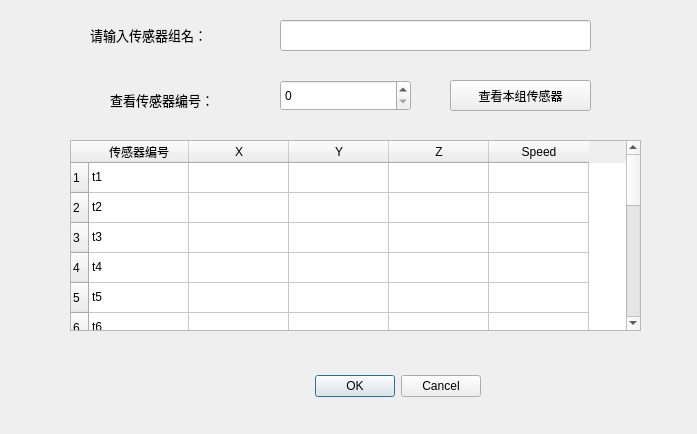
<?xml version="1.0" encoding="UTF-8"?>
<ui version="4.0">
 <class>Dialog</class>
 <widget class="QDialog" name="Dialog">
  <property name="geometry">
   <rect>
    <x>0</x>
    <y>0</y>
    <width>697</width>
    <height>434</height>
   </rect>
  </property>
  <property name="windowTitle">
   <string>添加传感器</string>
  </property>
  <widget class="QDialogButtonBox" name="buttonBox">
   <property name="geometry">
    <rect>
     <x>140</x>
     <y>370</y>
     <width>341</width>
     <height>32</height>
    </rect>
   </property>
   <property name="orientation">
    <enum>Qt::Horizontal</enum>
   </property>
   <property name="standardButtons">
    <set>QDialogButtonBox::Cancel|QDialogButtonBox::Ok</set>
   </property>
  </widget>
  <widget class="QLabel" name="label">
   <property name="geometry">
    <rect>
     <x>90</x>
     <y>20</y>
     <width>171</width>
     <height>31</height>
    </rect>
   </property>
   <property name="text">
    <string>&lt;html&gt;&lt;head/&gt;&lt;body&gt;&lt;p&gt;&lt;span style=&quot; font-size:10pt;&quot;&gt;请输入传感器组名：&lt;/span&gt;&lt;/p&gt;&lt;/body&gt;&lt;/html&gt;</string>
   </property>
  </widget>
  <widget class="QTableWidget" name="tableWidget">
   <property name="geometry">
    <rect>
     <x>70</x>
     <y>140</y>
     <width>571</width>
     <height>191</height>
    </rect>
   </property>
   <row>
    <property name="text">
     <string>1</string>
    </property>
   </row>
   <row>
    <property name="text">
     <string>2</string>
    </property>
   </row>
   <row>
    <property name="text">
     <string>3</string>
    </property>
   </row>
   <row>
    <property name="text">
     <string>4</string>
    </property>
   </row>
   <row>
    <property name="text">
     <string>5</string>
    </property>
   </row>
   <row>
    <property name="text">
     <string>6</string>
    </property>
   </row>
   <row>
    <property name="text">
     <string>7</string>
    </property>
   </row>
   <row>
    <property name="text">
     <string>8</string>
    </property>
   </row>
   <row>
    <property name="text">
     <string>9</string>
    </property>
   </row>
   <row>
    <property name="text">
     <string>10</string>
    </property>
   </row>
   <row>
    <property name="text">
     <string>11</string>
    </property>
   </row>
   <row>
    <property name="text">
     <string>12</string>
    </property>
   </row>
   <row>
    <property name="text">
     <string>13</string>
    </property>
   </row>
   <row>
    <property name="text">
     <string>14</string>
    </property>
   </row>
   <row>
    <property name="text">
     <string>15</string>
    </property>
   </row>
   <row>
    <property name="text">
     <string>16</string>
    </property>
   </row>
   <column>
    <property name="text">
     <string>传感器编号</string>
    </property>
   </column>
   <column>
    <property name="text">
     <string>X</string>
    </property>
   </column>
   <column>
    <property name="text">
     <string>Y</string>
    </property>
   </column>
   <column>
    <property name="text">
     <string>Z</string>
    </property>
   </column>
   <column>
    <property name="text">
     <string>Speed</string>
    </property>
   </column>
   <item row="0" column="0">
    <property name="text">
     <string>t1</string>
    </property>
   </item>
   <item row="0" column="1">
    <property name="text">
     <string/>
    </property>
   </item>
   <item row="1" column="0">
    <property name="text">
     <string>t2</string>
    </property>
   </item>
   <item row="2" column="0">
    <property name="text">
     <string>t3</string>
    </property>
   </item>
   <item row="3" column="0">
    <property name="text">
     <string>t4</string>
    </property>
   </item>
   <item row="4" column="0">
    <property name="text">
     <string>t5</string>
    </property>
   </item>
   <item row="5" column="0">
    <property name="text">
     <string>t6</string>
    </property>
   </item>
   <item row="6" column="0">
    <property name="text">
     <string>t7</string>
    </property>
   </item>
   <item row="7" column="0">
    <property name="text">
     <string>t8</string>
    </property>
   </item>
   <item row="8" column="0">
    <property name="text">
     <string>t9</string>
    </property>
   </item>
   <item row="9" column="0">
    <property name="text">
     <string>t10</string>
    </property>
   </item>
   <item row="10" column="0">
    <property name="text">
     <string>t11</string>
    </property>
   </item>
   <item row="11" column="0">
    <property name="text">
     <string>t12</string>
    </property>
   </item>
   <item row="12" column="0">
    <property name="text">
     <string>t13</string>
    </property>
   </item>
   <item row="13" column="0">
    <property name="text">
     <string>t14</string>
    </property>
   </item>
   <item row="14" column="0">
    <property name="text">
     <string>t15</string>
    </property>
   </item>
   <item row="15" column="0">
    <property name="text">
     <string>t16</string>
    </property>
   </item>
  </widget>
  <widget class="QLineEdit" name="lineEdit">
   <property name="geometry">
    <rect>
     <x>280</x>
     <y>20</y>
     <width>311</width>
     <height>31</height>
    </rect>
   </property>
  </widget>
  <widget class="QLabel" name="label_2">
   <property name="geometry">
    <rect>
     <x>110</x>
     <y>80</y>
     <width>151</width>
     <height>41</height>
    </rect>
   </property>
   <property name="text">
    <string>&lt;html&gt;&lt;head/&gt;&lt;body&gt;&lt;p&gt;&lt;span style=&quot; font-size:10pt;&quot;&gt;查看传感器编号：&lt;/span&gt;&lt;/p&gt;&lt;/body&gt;&lt;/html&gt;</string>
   </property>
  </widget>
  <widget class="QSpinBox" name="spinBox">
   <property name="geometry">
    <rect>
     <x>280</x>
     <y>80</y>
     <width>131</width>
     <height>31</height>
    </rect>
   </property>
  </widget>
  <widget class="QPushButton" name="pushButton">
   <property name="geometry">
    <rect>
     <x>450</x>
     <y>80</y>
     <width>141</width>
     <height>31</height>
    </rect>
   </property>
   <property name="text">
    <string>查看本组传感器</string>
   </property>
  </widget>
 </widget>
 <resources/>
 <connections>
  <connection>
   <sender>buttonBox</sender>
   <signal>accepted()</signal>
   <receiver>Dialog</receiver>
   <slot>accept()</slot>
   <hints>
    <hint type="sourcelabel">
     <x>248</x>
     <y>370</y>
    </hint>
    <hint type="destinationlabel">
     <x>157</x>
     <y>274</y>
    </hint>
   </hints>
  </connection>
  <connection>
   <sender>buttonBox</sender>
   <signal>rejected()</signal>
   <receiver>Dialog</receiver>
   <slot>reject()</slot>
   <hints>
    <hint type="sourcelabel">
     <x>316</x>
     <y>370</y>
    </hint>
    <hint type="destinationlabel">
     <x>286</x>
     <y>274</y>
    </hint>
   </hints>
  </connection>
  <connection>
   <sender>spinBox</sender>
   <signal>valueChanged(int)</signal>
   <receiver>Dialog</receiver>
   <slot>change_table()</slot>
   <hints>
    <hint type="sourcelabel">
     <x>370</x>
     <y>97</y>
    </hint>
    <hint type="destinationlabel">
     <x>506</x>
     <y>74</y>
    </hint>
   </hints>
  </connection>
  <connection>
   <sender>pushButton</sender>
   <signal>clicked()</signal>
   <receiver>Dialog</receiver>
   <slot>check_sensor()</slot>
   <hints>
    <hint type="sourcelabel">
     <x>542</x>
     <y>104</y>
    </hint>
    <hint type="destinationlabel">
     <x>620</x>
     <y>108</y>
    </hint>
   </hints>
  </connection>
 </connections>
 <slots>
  <slot>change_table()</slot>
  <slot>check_sensor()</slot>
 </slots>
</ui>
